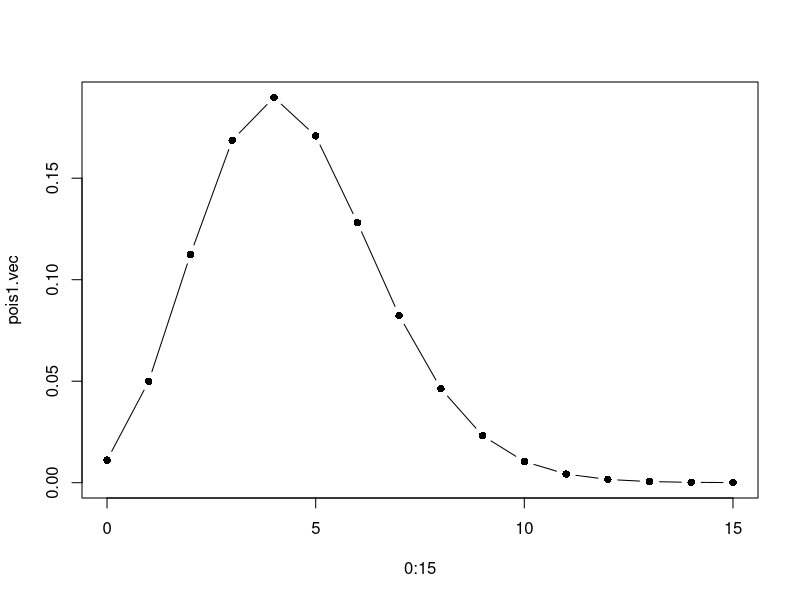
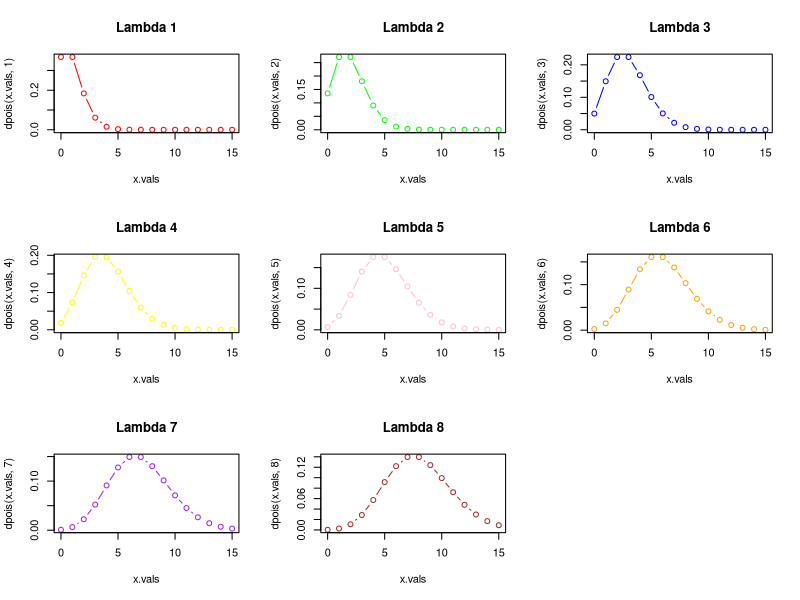
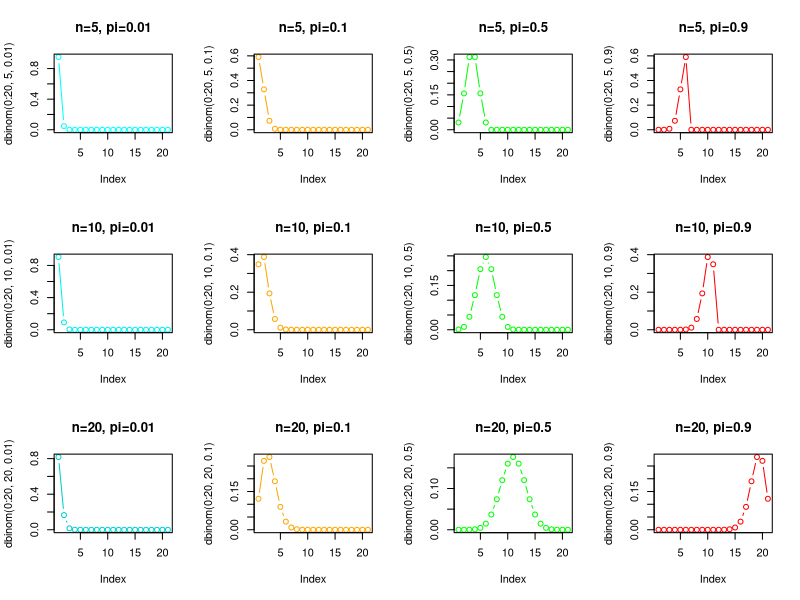
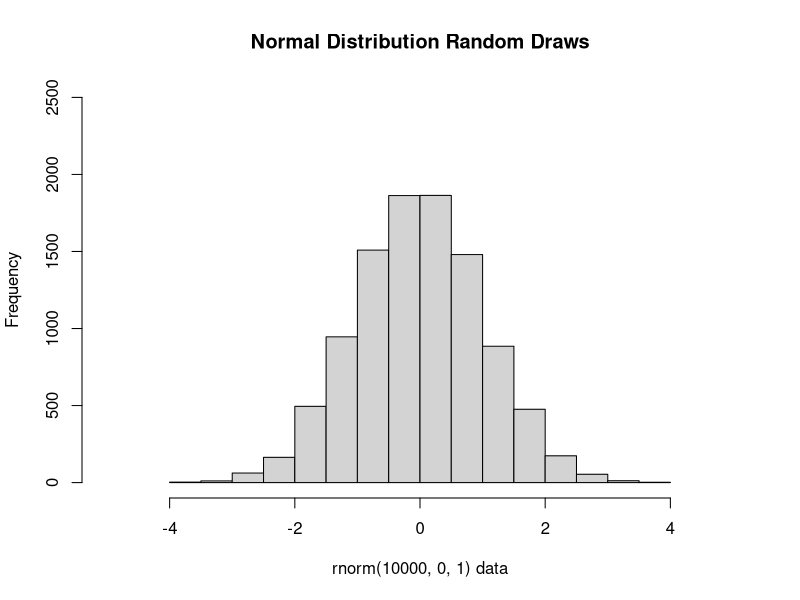
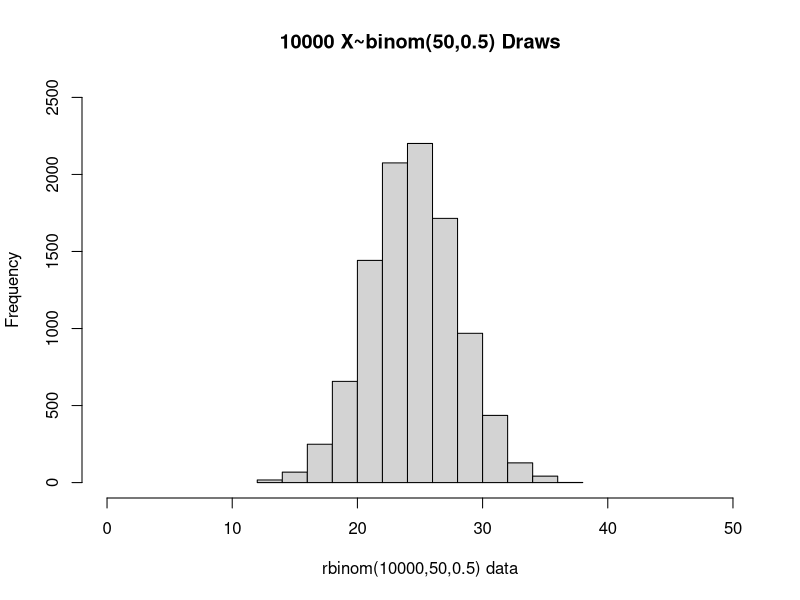
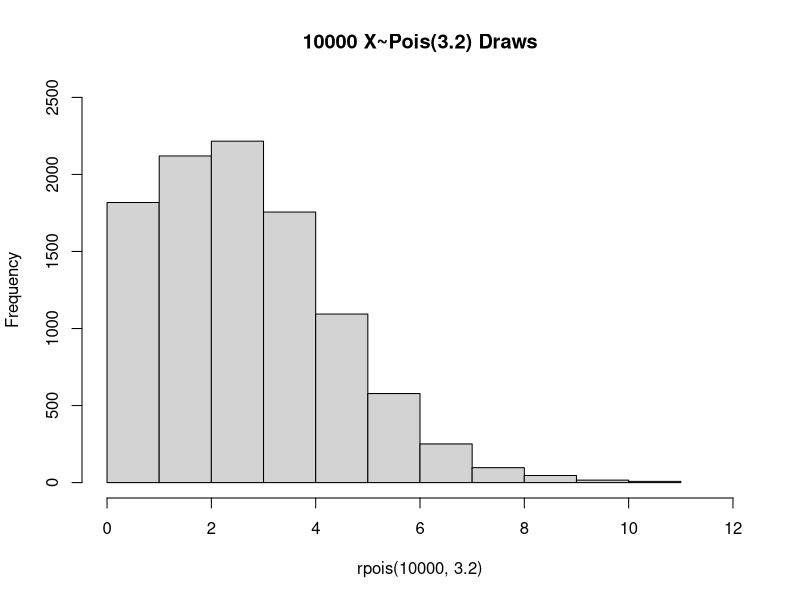

Here is the R script that generated these plots, in order:
###################################################################################################
# Steve G. Mwangi
# TMATH 390, Fall 2019
# Lab 5 R script
# November 4, 2019
###################################################################################################
#OBJECTIVES:
#1. Use R to calculate probabilities for the Poisson and binomial distributions.
#2. Use R to explore how the shape of the Poisson and binomial distributions change with different
#   parameter values.
#3. Use R to draw random numbers from the Poisson and binomial distributions.
#   In this lab we will learn the R functionality for two of the thoeretical distributions we have learned in
#   class: Poisson and binomial. We will also construct some boxplots and histograms.
###################################################################################################
#C1.
#Submitted R Script.
#--------------------------------------------------------------------------------------------------
#Determine working directory with
getwd()
#No need to setwd
# 0:15 returns a vector of integers: (0,1,2,...,15). First we create an
# object (x.vals) that contains this vector
x.vals=0:15
# The function dpois evaluates the Poisson mass function at
# each value of x and returns a vector of probabilities
pois1.vec=dpois(x = x.vals,lambda = 4.5)
# And here we plot those values, with x.vals on the x-axis and
# the Poisson probabilities on the y-axis. The argument type="b"
# specifies that we want both points and lines.
plot(0:15,pois1.vec,type="b",pch=16)
#--------------------------------------------------------------------------------------------------
#C2. (1) Copy and paste the plot generated using the code above.
#--------------------------------------------------------------------------------------------------
#C3. (1) Use R to find P(x=5) for Pois(4.5). Return your R command and the result.
dpois(5, 4.5)
# You can evaluate dpois at multiple x simultaneously, and you can add them up using the sum function:
# Evaluates the Poisson distribution at x = {0,1,2}
dpois(0:2, 4.5)
## [1] 0.01110900 0.04999048 0.11247859
# Then sums the probabilities
sum(dpois((0:2),4.5))
## [1] 0.1735781
# Finds the cumulative probability associated with the Poisson 
ppois(2,4.5)
## [1] 0.1735781
#--------------------------------------------------------------------------------------------------
#C4. (2) Use this information to find P(x ??? 3) (there are at least 3 clams) and explain how you got it.
#Explanation: Get the difference between the overall probability and the probability that you caught 
#at most 2 clams (the complement of P(x=>3))
1-ppois(2, 4.5)
#--------------------------------------------------------------------------------------------------
#C5. (2) Create and include a plot that explores how the Poisson distribution changes with 
#different values of ????: {1,2,3,4,5,6,7,8}
# use x.vals again, defined as 0:15
x.vals=0:15
# use par to set up a 3x3 graphing window
par(mfrow=c(3,3))
# now create a graph for lambda=1
plot(x.vals,dpois(x.vals,1),type="b", col = "red", main = "Lambda 1")
# lambda=2
plot(x.vals,dpois(x.vals,2),type="b", col = "green", main = "Lambda 2")
# now repeat for the additional values of lambda
# lambda=3
plot(x.vals,dpois(x.vals,3),type="b", col = "blue", main = "Lambda 3")
# lambda=4
plot(x.vals,dpois(x.vals,4),type="b", col = "yellow", main = "Lambda 4")
# lambda=5
plot(x.vals,dpois(x.vals,5),type="b", col = "pink", main = "Lambda 5")
# lambda=6
plot(x.vals,dpois(x.vals,6),type="b", col = "orange", main = "Lambda 6")
# lambda=7
plot(x.vals,dpois(x.vals,7),type="b", col = "purple", main = "Lambda 7")
# lambda=8
plot(x.vals,dpois(x.vals,8),type="b", col = "brown", main = "Lambda 8")
#--------------------------------------------------------------------------------------------------
###################################################################################################
#Binomial distribution: 
#The relevant functions for the binomial distribution are dbinom pbinom. 
#They have the syntax: dbinom(x,size,prob), pbinom(q,size,prob)
#--------------------------------------------------------------------------------------------------
#C7. (1) What do "size" and "prob" represent in these function calls?
# Find out meaning of arguments using
help(dbinom)
help(pbinom)
#--------------------------------------------------------------------------------------------------
#C8. (1) Using R, determine the probability x ??? 3, where X~binom(100,0.005). 
#Hint: adapt the code from C4 above.
sum(dbinom(0:3, 100, 0.005))
#Get cumulative probability associated with the binomial upto 3 
pbinom(3, 100, 0.005)
#--------------------------------------------------------------------------------------------------
#We are often also interested in determining a normal distribution quantile associated with a given
#probability. We use the r function qnorm ("q" for quantile) to return the normal quantile associated with
#a given cumulative probability

#C7. (1) For the R command below, report the result (include the command in your report). 
#Compare the result to the quantile obtained using the standard normal table.
qnorm(0.25, mean=0, sd=1)
#--------------------------------------------------------------------------------------------------
#C8. (2) Now use R to determine the value that represents the 97th percentile standard normal
#distribution,...
qnorm(0.97, mean=0, sd=1)
#and the 97th percentile of a normal distribution with a mean of 5.8 and a standard
#deviation of 2.5 inches (distribution of January precipitation from lecture 7 practice problems). Return
#you R code and the solution.
qnorm(0.97, mean=5.8, sd=2.5)
#--------------------------------------------------------------------------------------------------
#C9. (2) Create and include a plot that explores how the binomial distribution changes with different
#vaues of ???? and n. Plot all of the distributions on one sheet for the following combinations of n and ????
#(with x = 0:20):
#set up a plotting area with 3 rows and 4 columns.
par(mfrow=c(3,4))
plot(dbinom(0:20,5,0.01),type="b", col = "cyan1", main = "n=5, pi=0.01")
plot(dbinom(0:20,5,0.1),type="b", col = "orange", main = "n=5, pi=0.1")
plot(dbinom(0:20,5,0.5),type="b", col = "green", main = "n=5, pi=0.5")
plot(dbinom(0:20,5,0.9),type="b", col = "red", main = "n=5, pi=0.9")
plot(dbinom(0:20,10,0.01),type="b", col = "cyan2", main="n=10, pi=0.01")
plot(dbinom(0:20,10,0.1),type="b", col = "orange", main = "n=10, pi=0.1")
plot(dbinom(0:20,10,0.5),type="b", col = "green", main = "n=10, pi=0.5")
plot(dbinom(0:20,10,0.9),type="b", col = "red", main = "n=10, pi=0.9")
plot(dbinom(0:20,20,0.01),type="b", col = "cyan3", main = "n=20, pi=0.01")
plot(dbinom(0:20,20,0.1),type="b", col = "orange", main = "n=20, pi=0.1")
plot(dbinom(0:20,20,0.5),type="b", col = "green", main = "n=20, pi=0.5")
plot(dbinom(0:20,20,0.9),type="b", col ="red", main ="n=20, pi=0.9")
# now complete the rows and columns with the remaining
# values of n and pi.
#--------------------------------------------------------------------------------------------------
#We can also produce random draws from our common distribution using the "r" version of each
#function (e.g., rnorm, rpois, rbinom), where "r" is for random. Look at the help files for each function
#and create histograms of 10000 random draws from the following distributions:
help(rnorm)
help(rpois)
help(rbinom)
#Here is some R code to get you started (repeated from Lab 1). Adapt this code for the remaining
#distributions
# reset the plotting window to include only one plot
par(mfrow=c(1,1))
# now create the histogram and perform the
# random draws in one line
hist(rnorm(10000,0,1),
     xlab ="rnorm(10000, 0, 1) data",
     xlim = c(-5, 5),
     ylim = c(0, 2500),
     main = "Normal Distribution Random Draws")
#--------------------------------------------------------------------------------------------------
#C11. (2) X~binom(50,0.5) (rbinom) (histogram)
hist(rbinom(10000,50,0.5),
     xlab ="rbinom(10000,50,0.5) data",
     xlim = c(0, 50),
     ylim = c(0, 2500),
     main = "10000 X~binom(50,0.5) Draws")
#--------------------------------------------------------------------------------------------------
#C12. (2) X~Pois(3.2) (rpois) (histogram)
hist(rpois(10000,3.2),
     xlim = c(0, 12),
     ylim = c(0, 2500),
     main = "10000 X~Pois(3.2) Draws")
#--------------------------------------------------------------------------------------------------
###################################################################################################
###################################################################################################
###################################################################################################
#---------------------------------------------END--------------------------------------------------